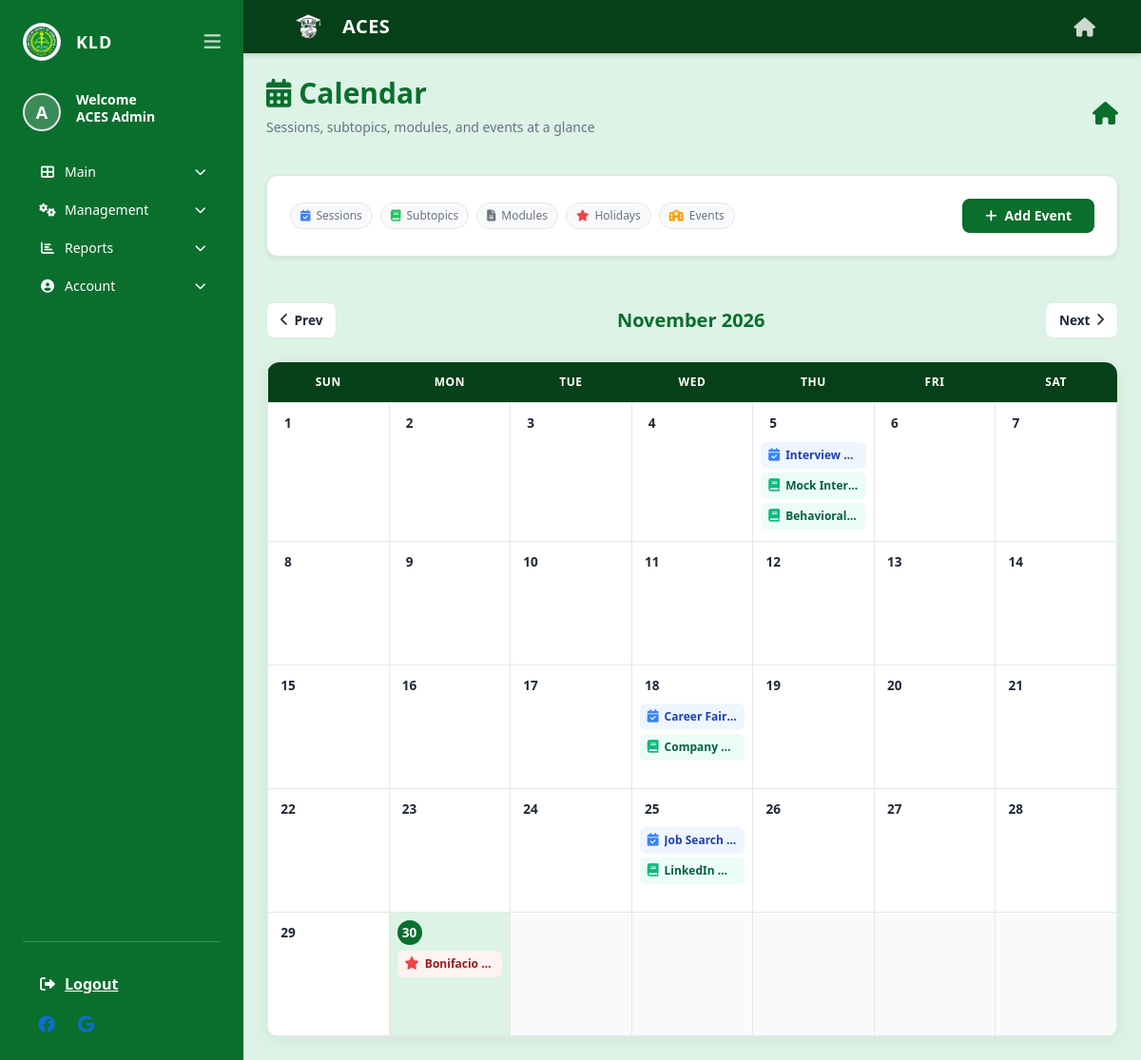
The app's page /staff/calendar.php (signed in) with its own data.
### tables this page shows
CREATE TABLE `users` (
  `user_id` int(11) NOT NULL,
  `email` varchar(100) NOT NULL,
  `avatar` varchar(255) DEFAULT NULL,
  `password_hash` varchar(255) NOT NULL,
  `is_verified` tinyint(1) NOT NULL DEFAULT 0,
  `verification_token` varchar(64) DEFAULT NULL,
  `verification_expires` datetime DEFAULT NULL,
  `reset_token` varchar(64) DEFAULT NULL,
  `reset_expires` datetime DEFAULT NULL,
  `full_name` varchar(100) NOT NULL,
  `role` enum('student','staff') NOT NULL,
  `staff_role` varchar(50) DEFAULT NULL,
  `is_active` tinyint(1) NOT NULL DEFAULT 1,
  `created_by` int(11) DEFAULT NULL,
  `created_at` datetime DEFAULT current_timestamp(),
  `pending_email` varchar(255) DEFAULT NULL,
  `email_change_pin` varchar(6) DEFAULT NULL,
  `email_pin_expiry` datetime DEFAULT NULL
);

CREATE TABLE `sessions` (
  `session_id` int(11) NOT NULL,
  `title` varchar(100) NOT NULL,
  `phase` enum('Preparation','Pre-Employment','Career Fair') NOT NULL,
  `date` date NOT NULL,
  `start_time` time NOT NULL,
  `end_time` time NOT NULL,
  `description` text DEFAULT NULL,
  `image_path` varchar(255) DEFAULT NULL,
  `created_by` int(11) NOT NULL,
  `proctor` varchar(100) DEFAULT 'TBA',
  `location` varchar(200) DEFAULT 'TBA',
  `is_deleted` tinyint(1) DEFAULT 0,
  `allow_multiple` tinyint(1) NOT NULL DEFAULT 0
);

CREATE TABLE `subtopics` (
  `subtopic_id` int(11) NOT NULL,
  `session_id` int(11) NOT NULL,
  `title` varchar(100) NOT NULL,
  `description` text DEFAULT NULL,
  `image_path` varchar(255) DEFAULT NULL,
  `capacity` int(11) DEFAULT 30,
  `deadline` datetime DEFAULT NULL,
  `subtopic_date` date DEFAULT NULL,
  `subtopic_start_time` time DEFAULT NULL,
  `subtopic_end_time` time DEFAULT NULL,
  `subtopic_proctor` varchar(100) DEFAULT NULL,
  `subtopic_location` varchar(200) DEFAULT NULL,
  `is_required` tinyint(1) DEFAULT 0,
  `required_for` text DEFAULT NULL,
  `visible_for` text DEFAULT NULL,
  `visible_courses` text DEFAULT NULL,
  `required_courses` text DEFAULT NULL,
  `is_deleted` tinyint(1) DEFAULT 0,
  `attendance_type` enum('physical','module') DEFAULT 'physical'
);

CREATE TABLE `holidays` (
  `holiday_id` int(11) NOT NULL,
  `date` date NOT NULL,
  `name` varchar(100) NOT NULL
);

### includes/auth.php (called while the page is built, shortened)
<?php
function isStaff() {
    return isset($_SESSION['role']) && $_SESSION['role'] === 'staff';
}
?>

### staff/calendar.php (the view, shortened to what this page needs)
<?php
require_once __DIR__ . '/../includes/auth.php';
$month = isset($_GET['month']) ? (int)$_GET['month'] : date('n');
$year  = isset($_GET['year'])  ? (int)$_GET['year']  : date('Y');
$first_day_of_month = mktime(0, 0, 0, $month, 1, $year);
$days_in_month      = date('t', $first_day_of_month);
$events = [];
$start_date = sprintf('%04d-%02d-01', $year, $month);
$end_date   = date('Y-m-t', strtotime($start_date));
$stmt = $pdo->prepare("
    SELECT session_id, title AS session_title, date, description, start_time, end_time, location, proctor
    FROM sessions
    WHERE is_deleted = 0 AND date BETWEEN ? AND ?
");
$stmt->execute([$start_date, $end_date]);
while ($row = $stmt->fetch()) {
    $date = $row['date'];
    $events[$date][] = [
        'type'        => 'session',
        'title'       => $row['session_title'],
        'description' => $row['description'],
        'time'        => date('g:i A', strtotime($row['start_time'])) . ' – ' . date('g:i A', strtotime($row['end_time'])),
        'location'    => $row['location'],
        'proctor'     => $row['proctor'],
        'id'          => $row['session_id'],
    ];
}
$stmt = $pdo->prepare("
    SELECT st.subtopic_id, st.title AS subtopic_title, st.description,
           st.subtopic_date, st.subtopic_start_time, st.subtopic_end_time,
           st.subtopic_location, st.subtopic_proctor,
           s.session_id AS parent_session_id, s.title AS session_title, s.date AS session_date,
           COALESCE(st.subtopic_date, s.date) AS effective_date
    FROM subtopics st
    JOIN sessions s ON st.session_id = s.session_id AND s.is_deleted = 0
    WHERE st.is_deleted = 0 AND COALESCE(st.subtopic_date, s.date) BETWEEN ? AND ?
");
$stmt->execute([$start_date, $end_date]);
while ($row = $stmt->fetch()) {
    $date = $row['effective_date'];
    $events[$date][] = [
        'type'        => 'subtopic',
        'title'       => $row['subtopic_title'],
        'description' => $row['description'],
        'time'        => date('g:i A', strtotime($row['subtopic_start_time'])) . ' – ' . date('g:i A', strtotime($row['subtopic_end_time'])),
        'location'    => $row['subtopic_location'],
        'proctor'     => $row['subtopic_proctor'],
        'session'     => $row['session_title'],
        'id'          => $row['subtopic_id'],
        'session_id'  => $row['parent_session_id'],
    ];
}
$stmt = $pdo->prepare("SELECT holiday_id, name, date FROM holidays WHERE date BETWEEN ? AND ?");
$stmt->execute([$start_date, $end_date]);
while ($row = $stmt->fetch()) {
    $date = $row['date'];
    $events[$date][] = [
        'type'        => 'holiday',
        'title'       => $row['name'],
        'description' => 'Holiday',
        'id'          => $row['holiday_id'],
    ];
}
?>
<!DOCTYPE html>
<html lang="en" class="h-full">
<head>
    <link rel="stylesheet" href="../assets/css/tailwind.css">
    <link href="https://cdn.jsdelivr.net/npm/bootstrap@5.3.0/dist/css/bootstrap.min.css" rel="stylesheet">
    <link rel="stylesheet" href="https://cdnjs.cloudflare.com/ajax/libs/font-awesome/6.0.0/css/all.min.css">
</head>
<body class="bg-[#dcf3e6] font-sans h-screen flex flex-col md:flex-row">
<?php include '../includes/staff_sidebar.php'; ?>
<div class="flex-1 flex flex-col overflow-hidden">
    <?php include '../includes/header.php'; ?>
    <main class="flex-1 p-4 md:p-8 overflow-y-auto no-scrollbar">
        <div class="flex justify-between items-center mb-6">
            <div>
                <h1 class="text-2xl md:text-3xl font-bold text-[#0a6e2d]">
                    <i class="fas fa-calendar-alt mr-2"></i>Calendar
                </h1>
                <p class="text-sm text-gray-500 mt-1">Sessions, subtopics, modules, and events at a glance</p>
            </div>
            <a href="dashboard.php" class="text-[#0a6e2d] hover:text-green-800" title="Home">
                <i class="fas fa-house text-2xl"></i>
            </a>
        </div>
        <div class="bg-white rounded-xl shadow-sm border border-gray-200 p-4 mb-5 flex flex-wrap items-center justify-between gap-3">
            <div class="flex flex-wrap gap-2">
                <span class="legend-item"><i class="fas fa-calendar-check text-blue-500"></i> Sessions</span>
                <span class="legend-item"><i class="fas fa-book text-green-500"></i> Subtopics</span>
                <span class="legend-item"><i class="fas fa-file-alt text-purple-500"></i> Modules</span>
                <span class="legend-item"><i class="fas fa-star text-red-500"></i> Holidays</span>
                <span class="legend-item"><i class="fas fa-school text-amber-500"></i> Events</span>
            </div>
            <?php if (isStaff()): ?>
            <button class="bg-[#0a6e2d] hover:bg-green-800 text-white text-sm font-semibold px-4 py-2 rounded-lg inline-flex items-center gap-2 transition"
                    data-bs-toggle="modal" data-bs-target="#addEventModal">
                <i class="fas fa-plus"></i> Add Event
            </button>
            <?php endif; ?>
        </div>
        <div class="flex items-center justify-between mb-4">
            <a href="?month=<?= $month-1 ?>&year=<?= $year ?>" class="nav-btn">
                <i class="fas fa-chevron-left"></i> <span class="hidden sm:inline">Prev</span>
            </a>
            <span class="month-title"><?= date('F Y', $first_day_of_month) ?></span>
            <a href="?month=<?= $month+1 ?>&year=<?= $year ?>" class="nav-btn">
                <span class="hidden sm:inline">Next</span> <i class="fas fa-chevron-right"></i>
            </a>
        </div>
        <div class="calendar-wrap">
            <table class="calendar-grid">
                <thead>
                    <tr>
                        <th>Sun</th><th>Mon</th><th>Tue</th><th>Wed</th><th>Thu</th><th>Fri</th><th>Sat</th>
                    </tr>
                </thead>
                <tbody>
                    <?php
                    $day_counter = 1;
                    $cell_count  = 0;
                    $today_str   = date('Y-m-d');
                    $cell_icons = [
                        'session'      => 'fa-calendar-check',
                        'subtopic'     => 'fa-book',
                        'module'       => 'fa-file-alt',
                        'holiday'      => 'fa-star',
                        'school_event' => 'fa-school'
                    ];
                    echo '<tr>';
                    while ($day_counter <= $days_in_month) {
                        $date_str   = sprintf('%04d-%02d-%02d', $year, $month, $day_counter);
                        $day_events = $events[$date_str] ?? [];
                        $is_today   = ($date_str === $today_str) ? ' is-today' : '';
                        usort($day_events, function($a, $b) {
                            $order = ['session'=>1,'subtopic'=>2,'module'=>3,'holiday'=>4,'school_event'=>5];
                            return ($order[$a['type']] ?? 9) <=> ($order[$b['type']] ?? 9);
                        });
                        ?>
                        <td class="<?= $is_today ?>" data-date="<?= $date_str ?>">
                            <div class="day-num"><?= $day_counter ?></div>
                            <?php foreach (array_slice($day_events, 0, 3) as $ev): ?>
                                <?php $icon = $cell_icons[$ev['type']] ?? 'fa-circle'; ?>
                                <div class="event-pill <?= $ev['type'] ?>" title="<?= htmlspecialchars($ev['title']) ?>">
                                    <i class="fas <?= $icon ?>"></i>
                                    <span class="truncate"><?= htmlspecialchars($ev['title']) ?></span>
                                </div>
                            <?php endforeach; ?>
                        </td>
                        <?php
                        $cell_count++;
                        $day_counter++;
                        if ($cell_count % 7 == 0 && $day_counter <= $days_in_month) {
                            echo '</tr><tr>';
                        }
                    }
                    $remaining = 7 - ($cell_count % 7);
                    if ($remaining < 7) {
                        for ($i = 0; $i < $remaining; $i++) {
                            echo '<td class="is-empty"></td>';
                        }
                    }
                    echo '</tr>';
                    ?>
                </tbody>
            </table>
        </div>
    </main>
</div>
</body>
</html>

### includes/staff_sidebar.php (shortened to what this page needs)
<aside id="staffSidebar" class="hidden md:flex w-64 bg-[#0a6e2d] text-white flex-col p-4 shrink-0 h-screen sticky top-0 transition-all duration-300 overflow-y-auto">
    <div>
        <div class="flex items-center justify-between mb-8">
            <div class="flex items-center gap-3" id="sidebarBrand">
                <img src="../assets/images/kld_logo.png" class="w-10 h-10 rounded-full border border-white/20 bg-white p-0.5 object-contain" alt="KLD">
                <span class="font-bold tracking-wider text-lg sidebar-text">KLD</span>
            </div>
            <button id="sidebarToggleBtn" class="text-white/70 hover:text-white text-xl focus:outline-none">
                <i class="fas fa-bars"></i>
            </button>
        </div>
        <?php
        $stmt_av = $pdo->prepare("SELECT full_name, avatar FROM users WHERE user_id = ?");
        $stmt_av->execute([$_SESSION['user_id']]);
        $sb_user = $stmt_av->fetch();
        $sb_name = $sb_user['full_name'] ?? $staff_name;
        $sb_avatar = $sb_user['avatar'] ?? null;
        ?>
        <div class="mb-6 sidebar-text flex items-center gap-3">
            <?php if (!empty($sb_avatar)): ?>
                <img src="../<?= htmlspecialchars($sb_avatar) ?>" alt="Avatar" class="h-10 w-10 rounded-full object-cover border-2 border-white/30 shadow-sm shrink-0">
            <?php else: ?>
                <div class="h-10 w-10 rounded-full bg-white/20 text-white flex items-center justify-center font-bold text-lg border-2 border-white/30 shrink-0">
                    <?= strtoupper(substr($sb_name, 0, 1)) ?>
                </div>
            <?php endif; ?>
            <div class="min-w-0">
                <h2 class="text-sm font-bold leading-tight">Welcome<br><?= htmlspecialchars($sb_name) ?></h2>
            </div>
        </div>
        <nav class="space-y-1 text-sm">
            <div class="sidebar-group">
                <button class="group-header flex items-center justify-between w-full text-left text-white hover:text-green-200 hover:bg-white/10 rounded-lg px-3 py-2 transition-colors">
                    <span><i class="fas fa-th-large mr-2 w-5 text-center"></i><span class="sidebar-text">Main</span></span>
                    <i class="fas fa-chevron-down text-xs transition-transform duration-200 sidebar-text"></i>
                </button>
            </div>
            <?php if (isStaff()): ?>
            <div class="sidebar-group">
                <button class="group-header flex items-center justify-between w-full text-left text-white hover:text-green-200 hover:bg-white/10 rounded-lg px-3 py-2 transition-colors">
                    <span><i class="fas fa-cogs mr-2 w-5 text-center"></i><span class="sidebar-text">Management</span></span>
                    <i class="fas fa-chevron-down text-xs transition-transform duration-200 sidebar-text"></i>
                </button>
            </div>
            <?php endif; ?>
            <div class="sidebar-group">
                <button class="group-header flex items-center justify-between w-full text-left text-white hover:text-green-200 hover:bg-white/10 rounded-lg px-3 py-2 transition-colors">
                    <span><i class="fas fa-chart-bar mr-2 w-5 text-center"></i><span class="sidebar-text">Reports</span></span>
                    <i class="fas fa-chevron-down text-xs transition-transform duration-200 sidebar-text"></i>
                </button>
            </div>
            <div class="sidebar-group">
                <button class="group-header flex items-center justify-between w-full text-left text-white hover:text-green-200 hover:bg-white/10 rounded-lg px-3 py-2 transition-colors">
                    <span><i class="fas fa-user-circle mr-2 w-5 text-center"></i><span class="sidebar-text">Account</span></span>
                    <i class="fas fa-chevron-down text-xs transition-transform duration-200 sidebar-text"></i>
                </button>
            </div>
        </nav>
    </div>
    <div class="mt-auto pt-4 border-t border-white/20">
        <a href="../logout.php" onclick="return confirm('Are you sure you want to log out?');" class="block text-white font-bold hover:text-red-300 hover:bg-white/10 rounded-lg px-3 py-2 transition-colors sidebar-text mb-2">
            <i class="fas fa-sign-out-alt mr-2 w-5 text-center"></i><span class="sidebar-text">Logout</span>
        </a>
        <div class="flex gap-4 text-lg opacity-80 sidebar-text px-3">
            <a href="https://www.facebook.com/KLDOfficial2021" target="_blank" rel="noopener noreferrer" class="hover:text-white transition-colors" title="KLD Official Facebook Page">
                <i class="fa-brands fa-facebook"></i>
            </a>
            <a href="https://www.kld.edu.ph/" target="_blank" rel="noopener noreferrer" class="hover:text-white transition-colors" title="KLD Official Website">
                <i class="fa-brands fa-google"></i>
            </a>
        </div>
    </div>
</aside>

### records on screen
users: full_name "A", full_name "ACES Admin"
sessions: title "Interview…"
subtopics: title "Mock Inter…"
subtopics: title "Behavioral…"
sessions: title "Career Fair…"
subtopics: title "Company…"
sessions: title "Job Search…"
subtopics: title "LinkedIn…"
holidays: name "Bonifacio…"

### other values on screen
date('F Y', $first_day_of_month) "November 2026"
